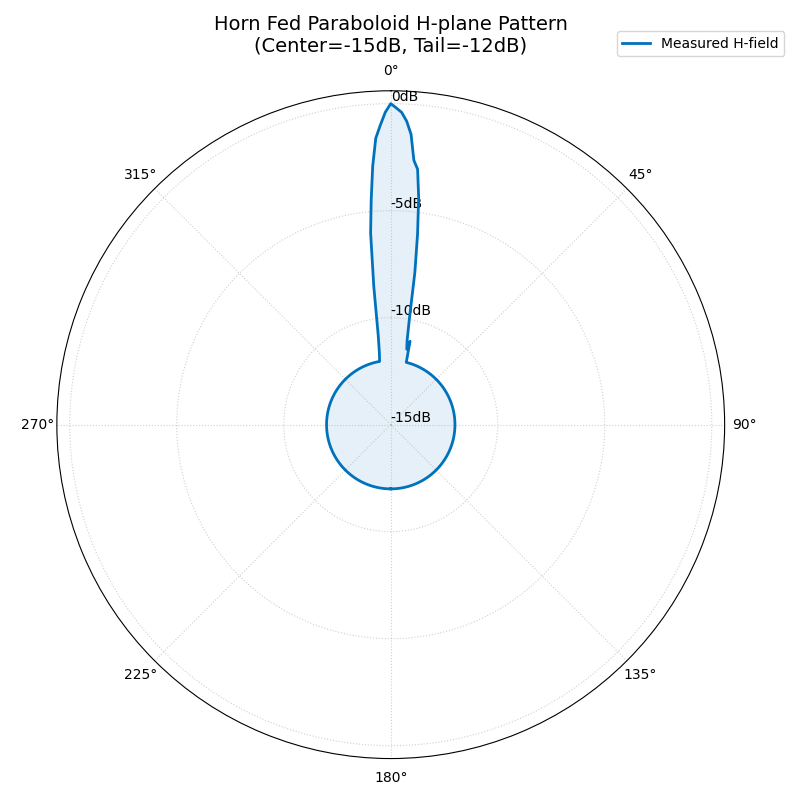

Write Python code to recreate this figure.
import numpy as np
import matplotlib.pyplot as plt

# 1. 자계(H-field) 측정 데이터 입력 (이미지 표 수치 반영)
# 양수 각도 (0 ~ 13도까지 변화, 14도부터 -12dB)
pos_gains = {
    0: 0, 1: -0.2, 2: -0.4, 3: -0.8, 4: -1.4, 5: -2.6,
    6: -3.0, 7: -4.3, 8: -6.0, 9: -7.8, 10: -10.0, 11: -11.0,
    12: -11.4, 13: -11.0
}

# 음수 각도 (-1 ~ -9도까지 변화, -10도부터 -12dB)
neg_gains = {
    -1: -0.4, -2: -1.0, -3: -1.6, -4: -2.9, -5: -4.5,
    -6: -6.0, -7: -8.5, -8: -10.8, -9: -11.6
}

# 2. 전체 범위 (-180 ~ 180) 데이터 생성
full_angles = np.arange(-180, 181)
full_gains = []

for ang in full_angles:
    if ang in pos_gains:
        full_gains.append(pos_gains[ang])
    elif ang in neg_gains:
        full_gains.append(neg_gains[ang])
    else:
        # 나머지 각도(14~180, -10~-180)는 표기된 최소값인 -12dB로 통일
        full_gains.append(-12.0)

full_gains = np.array(full_gains)
theta = np.radians(full_angles)

# 3. 그래프 설정
min_db = -15  # 원점 기준값 (최저 이득이 -12dB이므로 모양 유지를 위해 -15dB로 설정)
display_gains = full_gains - min_db
display_gains[display_gains < 0] = 0

# 4. 그래프 그리기
fig, ax = plt.subplots(subplot_kw={'projection': 'polar'}, figsize=(8, 8))

# 0도 북쪽, 시계 방향 설정
ax.set_theta_zero_location("N")
ax.set_theta_direction(-1)

# 데이터 플롯 (자계 그래프이므로 파란색 톤으로 변경)
ax.plot(theta, display_gains, linewidth=2, color='#0072BD', label='Measured H-field')
ax.fill(theta, display_gains, color='#0072BD', alpha=0.1)

# 시각적 요소 설정
ax.set_title("Horn Fed Paraboloid H-plane Pattern\n(Center=-15dB, Tail=-12dB)", va='bottom', fontsize=14)
ax.set_rlabel_position(0)
ax.grid(True, linestyle=':', alpha=0.6)

# r축 라벨을 실제 dB로 표시
ticks = np.linspace(0, -min_db, 4)
tick_labels = [f"{int(t + min_db)}dB" for t in ticks]
ax.set_rticks(ticks)
ax.set_yticklabels(tick_labels)

# 범례 추가
ax.legend(loc='upper right', bbox_to_anchor=(1.1, 1.1))

plt.tight_layout()
plt.show()
